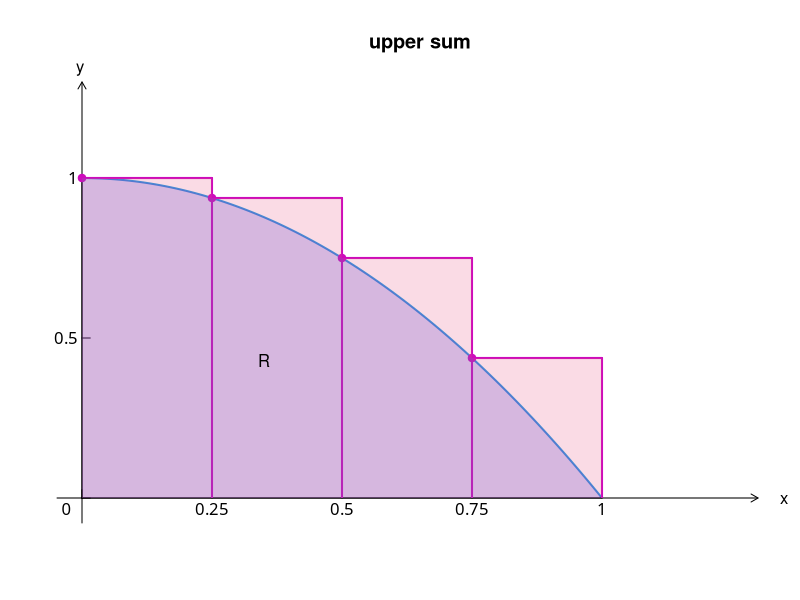

Write R code to recreate this figure. (Note: this script raises an error after producing the figure.)
## ---- chunk 1
x <- seq(0,1,by = 0.01)
y <- 1-x^2
par(xaxs = "i", yaxs = "i") # "i":原始數據的最小值到最大值是多少
plot(x, y, xlim = c(0, 1.3), ylim = c(0, 1.3), ylab = "", xlab = "", 
     type = "l", main = "upper sum", bty = "n", 
     xaxt = "n", yaxt = "n", col = 4, lwd = 2)
u <- par("usr") # 控制坐標系的範圍:在起始和終止點多增加4%的區間
arrows(x0 = u[1], y0 = u[3], x1 = u[2], y1 = u[3], code = 2, length = 0.08, 
      xpd = TRUE) 
arrows(x0 = u[1], y0 = u[3], x1 = u[1], y1 = u[4], code = 2, length = 0.08,
      xpd = TRUE)
# redefine and add ticks
axis(1, at = seq(0,1, by = 0.25),
     labels = NA  ,cex.axis=1,
     font = 1, # font:label style
     tck = 0.02) # tck:tick length(positive:inside graph; negative:outside graph)
axis(2, at = seq(0,1, by = 0.5), 
     labels = NA ,cex.axis=1,font=1, tck=0.02)
axis(1, at = 0, labels = NA,cex.axis=1,font=1, tck=-0.06)
axis(2, at = 0, labels = NA,cex.axis=1,font=1, tck=-0.06)
# margin text
mtext(c("0", "0.25","0.5", "0.75", "1"), side=1, line=0.05, font = 5,
      at=c(-0.03, 0.25, 0.5, 0.75, 1))
mtext(c("0.5","1"), side=2, line=0.2, font = 5,at=c(0.5, 1),
      las = 1) # 座標文字水平
mtext("x", side = 1, line = -0.5, at = 1.35, font = 8)
mtext("y", side = 2, line = -0.1, at = 1.35, las = 1, font = 8)

#同時畫四條水平線
x1_grid <- c(0, 1/4, 1/2, 3/4)  # 線段起點x座標
y1_grid <- c(1, 15/16, 3/4, 7/16)# 線段起點y座標
x2_grid <- c(1/4, 1/2, 3/4, 1) # 線段終點x座標
y2_grid <- c(1,15/16,3/4, 7/16) # 線段終點y座標
segments(x1_grid, y1_grid, x2_grid, y2_grid, lwd = 2, col = 6)

# 同時畫四條垂直線
vx1_grid <- c(1/4, 1/2, 3/4, 1)  # 線段起點x座標
vy1_grid <- c(1,15/16,3/4, 7/16)# 線段起點y座標
vx2_grid <- c(1/4, 1/2, 3/4, 1) # 線段終點x座標
vy2_grid <- 0 # 線段終點y座標
segments(vx1_grid, vy1_grid, vx2_grid, vy2_grid, lwd = 2, col = 6)
points(x1_grid, y1_grid, pch = 20,col = 6 , cex = 1.5, xpd = T)

# fill transparent color by col = rgb()
polygon(c(x, rev(x)),c(y, rep(0, length(x))), 
        col = rgb(0.3, 0.3, 0.9, alpha = 0.25), 
        border = NA)
rect(xleft = c(0, 0.25,0.5,0.75), ybottom = 0, 
     xright = c(0.25,0.5,0.75,1), ytop = c(1,15/16,3/4,7/16),
     col = rgb(0.9,0.3,0.5,alpha =0.2), border = NA)

# add text and math function
# https://rpubs.com/kylewbrown/math-expressions
text(0.35,0.43, labels = "R", cex = 1, font = 8)
# change font of math equation
windowsFonts(CambriaMath  = windowsFont("Cambria Math"))
par(family = "CambriaMath")
text(0.75,1.1,expression(y == 1 - x^2), cex = 1)
text(0.05,1.05,"(0, 1)", font = 5)
text(0.32,1.05,expression(paste("(", frac(1,4), " , ",frac(15,16), ")")))
text(0.55,0.87,expression(paste("(", frac(1,2), " , ",frac(3,4), ")")))
text(0.83,0.55,expression(paste("(", frac(3,4), " , ",frac(7,16), ")")))
## ---- chunk 2
x <- seq(-4,4,by = 0.0001)
f <- function(x,alpha){
  alpha*(((x^2-1)^2)^(1/3))
}
plot(x,f(x, alpha = 1), xlim = c(-4,4), ylim = c(-2,8), main = "example", xlab = "x", ylab = "f(x, alpha=1)",col = "blue", type = "l")
lines(x,f(x, alpha = 2), col = "red")
legend(-0.65, 7, legend = c(expression(alpha == 1), expression(alpha == 2)), col = c("blue", "red"),lty = 1, cex = 1)
abline(h = 0, v = 0, col = "gray")


## ---- chunk 3
x <- seq(-5,5,by = 0.001)
y1 <- dnorm(x, 0, 1)
y2 <- dnorm(x, 1, 1)
par(bg = 'cornsilk2')
plot(x,y1,type = "l", lwd = 2, xlab = "", ylab = "",
     main = "Statistical Power Plots, Textbook-style", 
     xaxt = "n", yaxt = "n", frame.plot = F)
lines(x,y2, type = "l",lwd = 2, col = "chocolate4")
abline(v = 0.8, lty = 2, col = "black",lwd=2)
x1 <- seq(-5,0.8, by = 0.001)
polygon(c(x1,rev(x1)), 
        c(dnorm(x1,1,1), rep(0, length(x1))), 
        col = rgb(0.6, 0.3, 0, 0.5), border = NA)
x2 <- seq(0.8, 5, by = 0.001)
polygon(c(x2, rev(x2)),
        c(dnorm(x2,1, 1), rev(dnorm(x2))),
        col = rgb(0,0.6,0.7,0.3), border = NA)
polygon(c(x2, rev(x2)), 
        c(dnorm(x2), rep(0, length(x2))),
        col = rgb(0,0.2,0.4,0.7), border = NA)
text(c(0, 1.1),0.42, c(expression(H[0]), expression(H["a"])), xpd =T)
arrows(-2, 0.15, 0.01, 0.05, code = 2, angle = 45, length = 0.08, lwd = 2)
arrows(1.2, 0.05, 3, 0.2, code = 1, angle = 40, length = 0.08, lwd = 2)
arrows(1.4, 0.25,2.5, 0.35, code = 1, angle = 30, length = 0.08, lwd = 2)
text(c(-2.3, 3, 2.5), c(0.17,0.24,0.37), c(expression(beta), expression(frac(alpha, 2)), expression(1-beta)))
## ---- chunk 4
x <- c()
y <- c()
plot(x,y, xlim = c(-10,18), ylim = c(0,15), type = "n", main = "triangles", xlab = "", ylab = "")
polygon(c(4,-2,-8), c(6,8,10), col = rgb(0.2,0.2,0.2,0.3), lty = 1)
polygon(c(16,8,2),c(14,2,6),col = rgb(0.1,0.1,0.6,0.3) ,lty = 1)
polygon(c(0,8,4),c(4,4,4+4*sqrt(3)),col = rgb(0.4,0.6,0.1,0.3) , lty = 1)
polygon(c(-4,4,-2), c(2,6,8), col = rgb(0.6,0.1,0.4,0.5) ,lty = 1)
polygon(c(12,8,2),c(9,2,1),col = rgb(0.3,0.8,0.1,0.6) , lty = 1)
text(-7,10.5, "A")
text(11,12,"B")
text(4,11.5,"C")
text(-5,2.6,"D")
text(6,1,"E")

## ---- chunk 5
theta <- seq(-pi,pi,by = 0.001)
x <- function(theta){
  16*(sin(theta))^3
}
y <- function(theta){
  13*cos(theta) - 5*cos(2*theta) - 2*cos(3*theta) - cos(4*theta)
}
plot(x(theta), y(theta), type = "l", frame.plot = F, 
     xaxt = "n", yaxt = "n",
     xlim = c(-15,15), ylim = c(-17,14), xlab = "", ylab = "", col = "red")
polygon(x(theta), y(theta), col = "red", border = NA)
text(0, 1.5, "Mother's Day", col = "white", cex = 1)
windowsFonts(MJ= windowsFont("Microsoft JhengHei"))
par(family = "MJ")
text(0,-3.5,"母親節快樂",col = "white", cex = 2, family = "MJ")
text(0, -8.5, "May 10, 2020", col = "white", font = 1)

